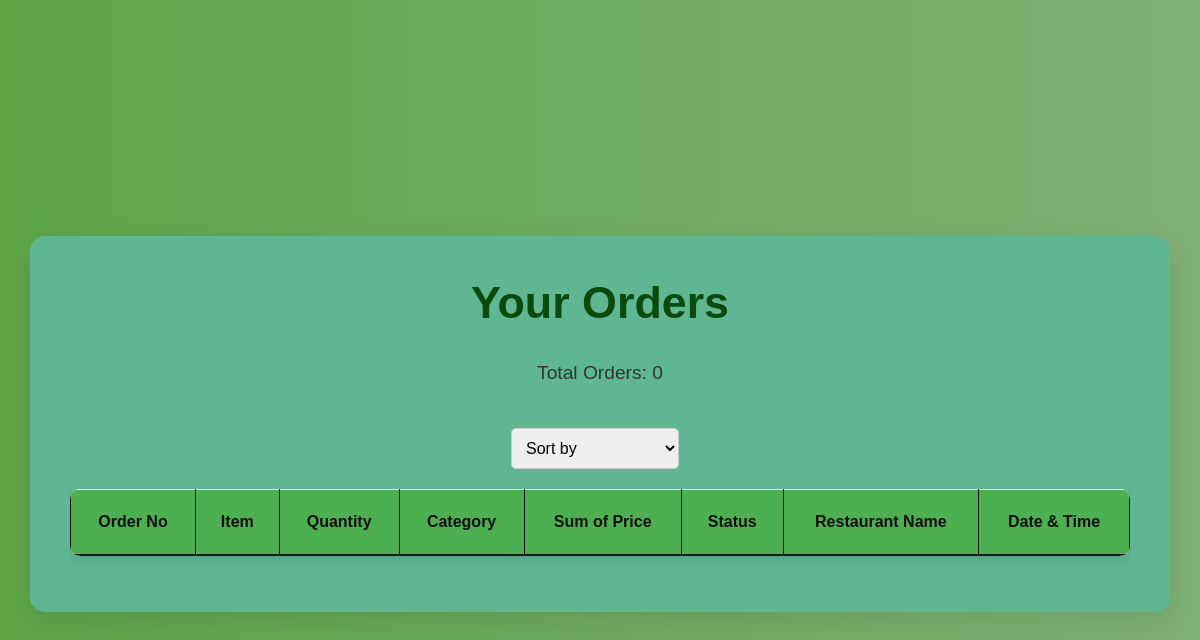
Page /orders/ (signed in) on the earlier database version.
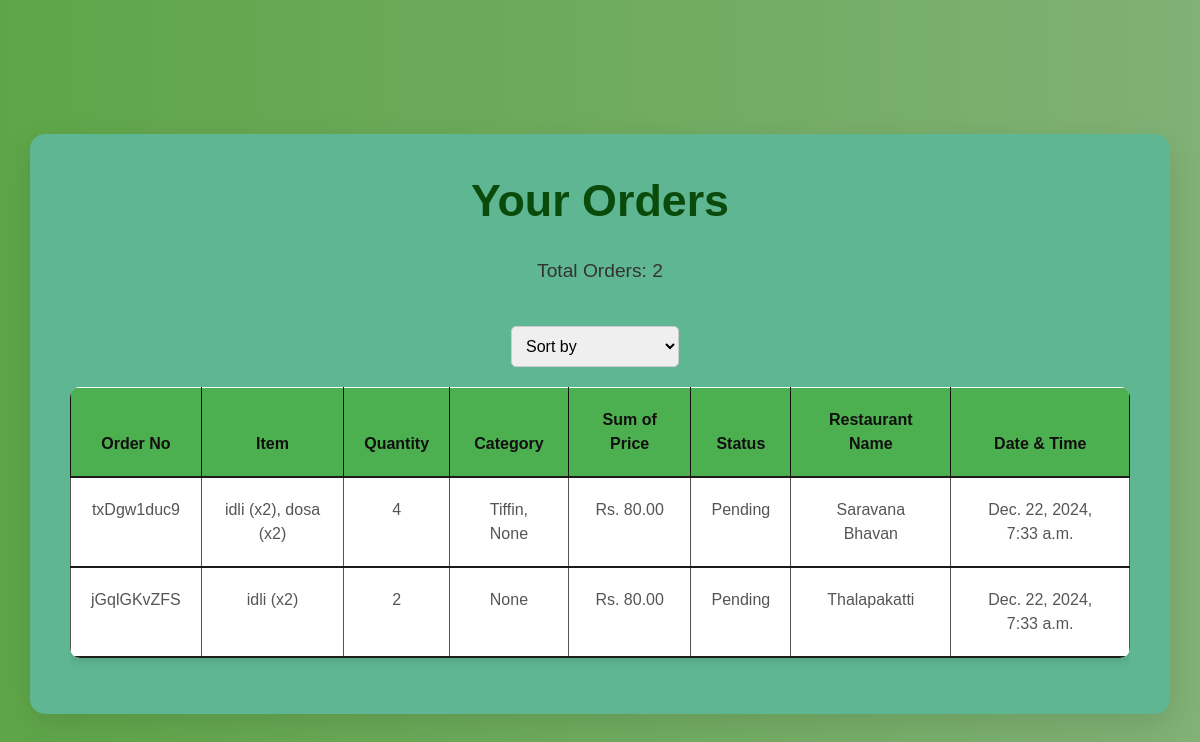
Same page on the later database version.
### customer/models.py (models this page shows, shortened)
class Order(models.Model):
    customer = models.ForeignKey(customerUser, on_delete=models.CASCADE, related_name='orders')
    item = models.CharField(max_length=100)
    quantity = models.IntegerField()
    category = models.CharField(max_length=100)
    sum_of_price = models.DecimalField(max_digits=10, decimal_places=2)
    order_no = models.CharField(max_length=20, unique=True)
    status = models.CharField(max_length=20, choices=[
        ('PENDING', 'Pending'),
        ('CONFIRMED', 'Confirmed'),
        ('OUT_FOR_DELIVERY', 'Out for Delivery'),
        ('DELIVERED', 'Delivered'),
        ('CANCELLED', 'Cancelled')
    ], default='PENDING')
    delivery_person = models.CharField(max_length=100, null=True, blank=True)
    delivery_contact = models.CharField(max_length=20, null=True, blank=True)  # Add delivery contact field
    restaurant_name = models.CharField(max_length=100)
    comments = models.TextField(null=True, blank=True)
    date_time = models.DateTimeField(auto_now_add=True)

### customer/views.py (the view)
# urls.py: path('orders/', customerviews.orders, name='orders'),
def orders(request):
    user_orders = Order.objects.filter(customer=request.user)
    return render(request, 'home/orders.html', {'orders': user_orders})

### ordering/templates/home/orders.html (shortened to what this page needs)
<!DOCTYPE html>
<html lang="en">
<head>
    <link rel="stylesheet" href="https://cdn.jsdelivr.net/npm/bootstrap@5.3.3/dist/css/bootstrap.min.css">
</head>
<body>
    <div class="container mt-5">
        <h2 class="text-center">Your Orders</h2>
        <p>Total Orders: {{ orders|length }}</p>
        <div class="filter-container">
            <select onchange="sortTable(this.value)">
                <option value="" disabled selected>Sort by</option>
            </select>
        </div>
        <div class="table-container">
            <table class="table table-bordered">
                <thead>
                    <tr>
                        <th>Order No</th>
                        <th>Item</th>
                        <th>Quantity</th>
                        <th>Category</th>
                        <th>Sum of Price</th>
                        <th>Status</th>
                        <th>Restaurant Name</th>
                        <th>Date & Time</th>
                    </tr>
                </thead>
                <tbody>
                    {% for order in orders %}
                    <tr>
                        <td>{{ order.order_no }}</td>
                        <td>{{ order.item }}</td>
                        <td>{{ order.quantity }}</td>
                        <td>{{ order.category }}</td>
                        <td>Rs. {{ order.sum_of_price }}</td>
                        <td>{{ order.get_status_display }}</td>
                        <td>{{ order.restaurant_name }}</td>
                        <td>{{ order.date_time }}</td>
                    </tr>
                    {% endfor %}
                </tbody>
            </table>
        </div>
    </div>
</body>
</html>

### ordering/templates/home/orders.html (style rules this page uses)
* { margin: 0; padding: 0; box-sizing: border-box; }
body { font-family: 'Poppins', sans-serif; background: linear-gradient(to right, #5ea548, #80b176); color: #fff; height: 100vh; display: flex; justify-content: center; align-items: center; padding: 20px; overflow: hidden; }
.container { max-width: 1200px; background-color: #5fb692; border-radius: 15px; padding: 40px; box-shadow: 0 10px 30px rgba(0, 0, 0, 0.1); width: 100%; max-height: 90vh; overflow-y: auto; margin-left: 10px; margin-right: 10px; }
h2 { font-size: 2.8rem; color: #0a4b0c; text-align: center; font-weight: 700; margin-bottom: 30px; }
p { font-size: 1.2rem; text-align: center; color: #333; margin-bottom: 40px; }
.table { background-color: #ffffff; border-radius: 10px; overflow: hidden; border: none; box-shadow: 0 4px 10px rgba(0, 0, 0, 0.1); width: 100%; }
.table th, .table td { text-align: center; padding: 20px; font-size: 1rem; color: #555; border-bottom: 2px solid #1e1b1b; }
.table th { background-color: #4CAF50; color: rgb(18, 15, 15); font-weight: 600; }
.table tbody tr { transition: transform 0.3s ease; }
.table-container { max-height: 60vh; overflow-y: auto; }
.filter-container { display: flex; justify-content: center; margin-bottom: 20px; }
.filter-container select { padding: 10px; font-size: 1rem; border-radius: 5px; border: 1px solid #ccc; margin-right: 10px; }

Differences in the rows shown:
added Order: order_no "txDgw1duc9", item "idli (x2), dosa (x2)", quantity "4", category "Tiffin, None", sum_of_price "80.00", status "Pending", restaurant_name "Saravana Bhavan", date_time "Dec. 22, 2024, 7:33 a.m."
added Order: order_no "jGqlGKvZFS", item "idli (x2)", quantity "2", category "None", sum_of_price "80.00", status "Pending", restaurant_name "Thalapakatti", date_time "Dec. 22, 2024, 7:33 a.m."
Other differences:
{{ orders|length }}: "0" → "2"
